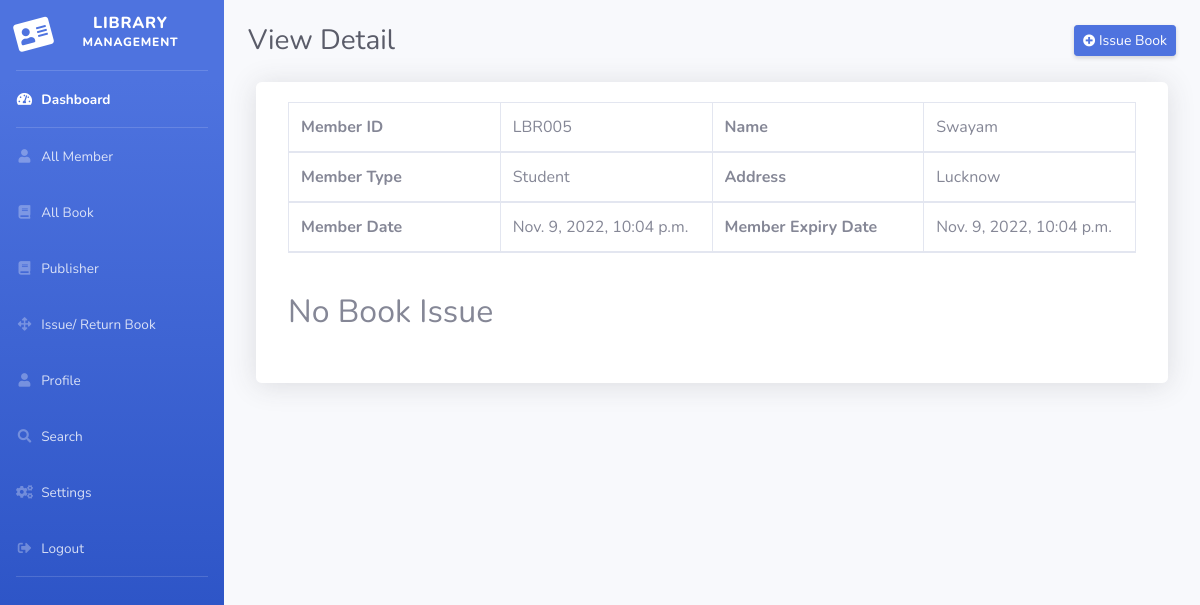
The page /viewRequestDetails/6 (signed in) on the database its author committed.
### myapp/models.py (models this page shows)
class Member(models.Model):
    memb_id = models.CharField(max_length=20, null=True)
    name = models.CharField(max_length=50, null=True)
    memb_type = models.CharField(max_length=50, null=True)
    address = models.CharField(max_length=200, null=True)
    memb_date = models.DateTimeField(auto_now_add=True)
    expiry_date = models.DateTimeField(auto_now_add=True)
    def __str__(self):
        return self.memb_id

### myapp/views.py (the view, shortened to what this page needs)
# urls.py: path('viewRequestDetails/<int:pid>', viewRequestDetails, name='viewRequestDetails'),
def viewRequestDetails(request, pid):
    if not request.user.is_authenticated:
        return redirect('user_login')
    form = Brrowe_byForm(request.POST)
    member = Member.objects.get(id=pid)
    issue = Brrowe_by.objects.filter(member=member)
    issue_count = issue.count()
    return render(request, 'viewRequestDetails.html', locals())

### myapp/models.py (called while the page is built)
    def __str__(self):
        return self.title

### myapp/templates/viewRequestDetails.html (shortened to what this page needs)
{% extends 'dashboard.html' %} {% load static %} {% block main %}
<div id="content-wrapper" class="d-flex flex-column">
  <div id="content">
    <div class="container-fluid">
      <div class="d-sm-flex align-items-center justify-content-between mb-4 mt-4" >
        <h1 class="h3 mb-0 text-gray-800">View Detail</h1>
        <a class="d-none d-sm-inline-block btn btn-sm btn-primary shadow-sm" data-bs-toggle="modal" data-bs-target="#exampleModal">
          <i class="fas fa-plus-circle fa-sm text-white-100"></i>
          Issue Book
        </a>
      </div>
      <div class="row mt-2 rounded shadow mx-2 bg-white">
        <div class="col">
          {% if member %}
          <div class="card-body">
            <table id="example1" class="table table-bordered">
              <thead>
                <tr>
                  <th style="width: 25%">Member ID</th>
                  <td style="width: 25%">{{member.memb_id}}</td>
                  <th style="width: 25%">Name</th>
                  <td style="width: 25%">{{member.name}}</td>
                </tr>
                <tr>
                  <th>Member Type</th>
                  <td>{{member.memb_type}}</td>
                  <th>Address</th>
                  <td>{{member.address}}</td>
                </tr>
                <tr>
                  <th>Member Date</th>
                  <td>{{member.memb_date}}</td>
                  <th>Member Expiry Date</th>
                  <td>{{member.expiry_date}}</td>
                </tr>
              </thead>
            </table>
            <br />
            {% endif %}
            {% if issue %}
            <table id="example1" class="table table-bordered">
              <thead>
                <tr>
                  <th colspan="5" class="text-center"><h4>Issue Book</h4></th>
                </tr>
                <tr>
                  <th style="width: 15%">S.No.</th>
                  <th style="width: 15%">Book</th>
                  <th style="width: 15%">Issue Date</th>
                  <th style="width: 15%">Due Date</th>
                  <th style="width: 15%">Return Date</th>
                  <th style="width: 15%">Action</th>
                </tr>
              </thead>
              <tbody>
                {% for i in issue %}
                  <tr>
                    <td>{{forloop.counter}}</td>
                    <td>{{i.book}}</td>
                    <td>{{i.issue_date}}</td>
                    <td>{{i.due_date}}</td>
                    <td>{{i.return_date}}</td>
                    <td>
                      <a class="btn btn-primary" href="" >
                      Return
                    </a></td>
                  </tr>
                {% endfor %}
              </tbody>
            </table>
            {% else %}
              <h2>No Book Issue</h2>
            {% endif %}
            <br />
          </div>
        </div>
      </div>
    </div>
  </div>
  {% endblock main %}

### rows shown on the page
Member: memb_id "LBR005", name "Swayam", memb_type "Student", address "Lucknow", memb_date "Nov. 9, 2022, 10:04 p.m.", expiry_date "Nov. 9, 2022, 10:04 p.m."
